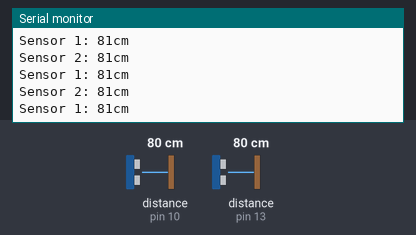
Simulated run of this sketch. Board: Arduino Uno, built with avr-gcc and run on an emulated ATmega328P. Parts: the last lines printed to the serial monitor. The test bench sets the inputs (shaded band); at power-on: distance to the obstacle (sensors on pin 10, pin 13) 80 cm. The echo pulse lasts 58.3 µs per cm.

Above: at 1.2 s.
1.3 s: distance to the obstacle (sensor on pin 10) set to 2 cm
At 1.34 s:
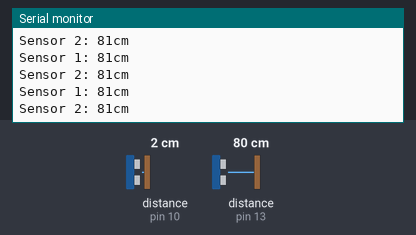
2.8 s: distance to the obstacle (sensor on pin 10) set to 60 cm
At 2.89 s:
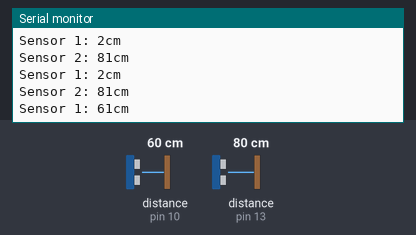
5.8 s: distance to the obstacle (sensor on pin 13) set to 2 cm
At 5.81 s:
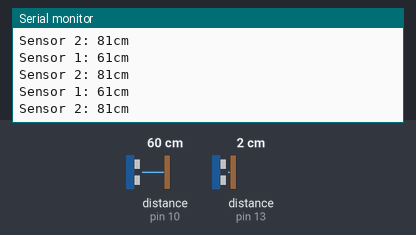
7.3 s: distance to the obstacle (sensor on pin 13) set to 4 cm
At 7.4 s:
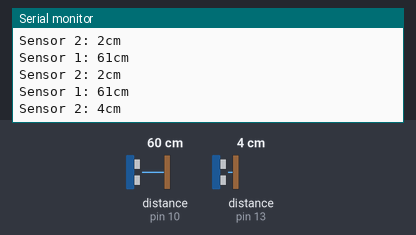
Timing chart, 0 to 9.8 s (numbered marks = the images above; inputs shaded):
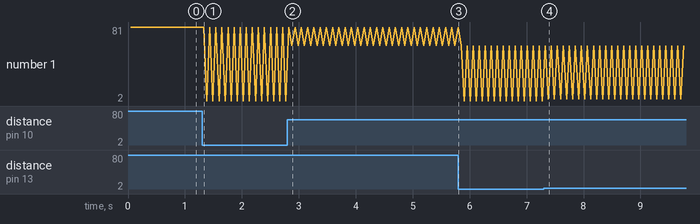

The sketch:

Ultrasonic_interrupts.ino
```cpp
#include "ObstacleDetection.h"

void setup() {
  Serial.begin(115200); // Open serial monitor at 115200 baud to see ping results.
}

void loop() {
  bool sensor1 = detect_obstacle(0); // Sensor 1
  bool sensor2 = detect_obstacle(1); // Sensor 2

  Serial.println();
  //Serial.println(sensor1 ? "true" : "false");
  //Serial.println(sensor2 ? "true" : "false");


  //delay(100); // Optional: adjust to control loop frequency
}
```

ObstacleDetection.cpp
```cpp
// ObstacleDetection.cpp
#include "ObstacleDetection.h"
#include <Arduino.h>

// Initialize the NewPing object array using the pin constants
NewPing sonar[SONAR_NUM] = {
    NewPing(TRIGGER_PIN_1, ECHO_PIN_1, MAX_DISTANCE), // Sensor 1: trigger pin 6, echo pin 7
    NewPing(TRIGGER_PIN_2, ECHO_PIN_2, MAX_DISTANCE)  // Sensor 2: trigger pin 9, echo pin 10
};

bool detect_obstacle(int sensor_num) {
  delay(50); // Wait 50ms between pings (about 20 pings/sec).
  Serial.print("Sensor ");
  Serial.print(sensor_num + 1);
  Serial.print(": ");

  int distance = sonar[sensor_num].ping_cm();
  Serial.print(distance);
  Serial.println("cm");

  return distance <= DETECT_DISTANCE;
}
```

ObstacleDetection.h
```cpp
// ObstacleDetection.h
#ifndef OBSTACLEDETECTION_H
#define OBSTACLEDETECTION_H

#include <NewPing.h>

// Constants for sensor setup
#define SONAR_NUM 2         // Number of sensors
#define MAX_DISTANCE 200    // Maximum distance (in cm) to ping
#define DETECT_DISTANCE 10  // Distance to act when detected

// Pin numbers for sensors
#define TRIGGER_PIN_1 9    // Trigger pin for sensor 1 (left sensor)
#define ECHO_PIN_1 10        // Echo pin for sensor 1
#define TRIGGER_PIN_2 12     // Trigger pin for sensor 2 (right sensor)
#define ECHO_PIN_2 13       // Echo pin for sensor 2

// Initialize an array of NewPing objects (declare globally here for access in both .cpp and main)
extern NewPing sonar[SONAR_NUM];

// Function prototype
bool detect_obstacle(int sensor_num);

#endif // OBSTACLEDETECTION_H
```

Measured:
- after the input at 2.8 s, the serial monitor: prints a new line after 0.08 s (image 2)
- after the input at 7.3 s, the serial monitor: prints a new line after 0.08 s (image 4)
